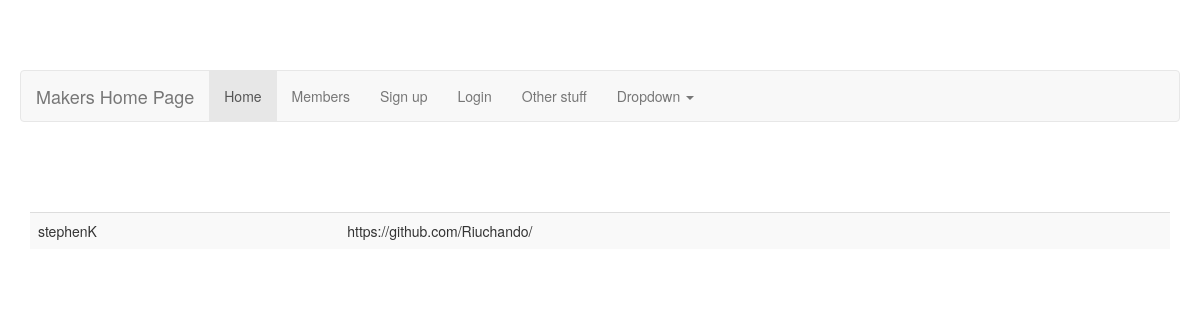
/userInfo/index/, run on the app's committed database.
### userInfo/models.py (models this page shows, shortened)
class UserProfile(models.Model):
    user = models.OneToOneField(User)
    githubURL = models.URLField(blank=True)
    picture = models.ImageField(upload_to='profile_images', blank=True)

### userInfo/views.py (the view)
class IndexView(generic.ListView):
    template_name = 'userInfo/index.html'
    context_object_name = 'Latest_Users_List'
    def get_queryset(self):
        return UserProfile.objects.order_by('-user')[:5]

### userInfo/templates/userInfo/index.html
{% extends 'MakersSite/title.html' %}
{% block body_block %}
{% if Latest_Users_List %}
<div class="container">
<table class = "table table-striped">
    {% for user in Latest_Users_List %}
		<td>{{ user.user.username }}</td>
		<td>{{ user.githubURL }}</td></tr>
    {% endfor %}
</table>
</div>
{% else %}
    <p>no Users Signed up</p>
{% endif %}
{% endblock %}

### data on the page
UserProfile: user.username "stephenK", githubURL "https://github.com/Riuchando/"
